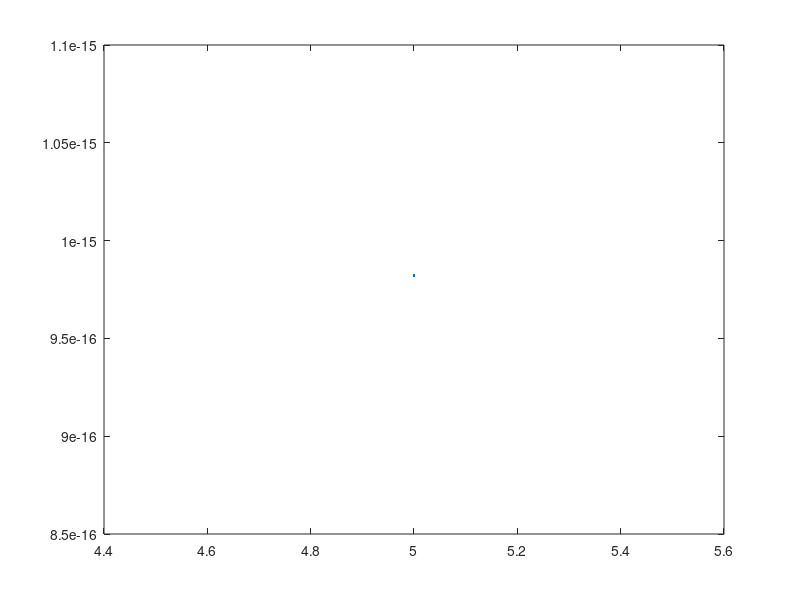

Recreate this plot in MATLAB.
clear all
close all
clc

i=input('initalising point:-');
f=input('finishing point:-');
freq=input("freq:-");
t=(i:0.0001:f);
u(t>=0)=1;
u(t<0)=0;
r=max(0,t);
co=cos(t);
si=sin(2*pi*freq*t);
func=si.*u;

plot(t,si);